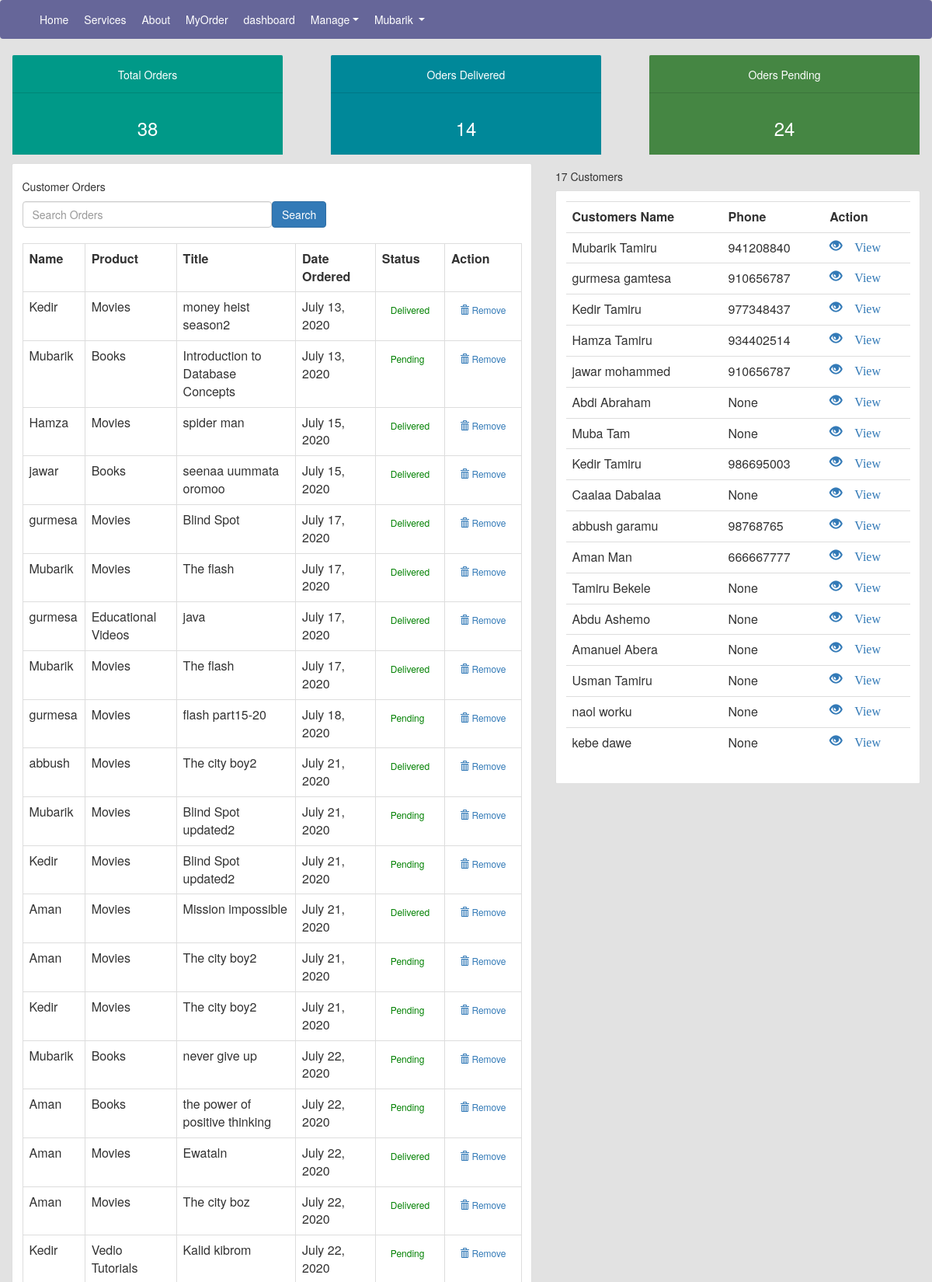
The page /dashboard/ (signed in, upper part) on the database its author committed.
### abmublog/models.py (models this page shows, shortened)
class Order(models.Model):
    STATUS = (
        ('Pending', 'Pending'),
        ('Delivered', 'Delivered'),
    )
    name=models.ForeignKey(User,on_delete=models.CASCADE)
    type=models.ForeignKey(Product,on_delete=models.CASCADE)
    title=models.CharField(max_length=200,null=True)
    status=models.CharField(max_length=200, null=True,choices=STATUS,default='Pending')
    date_created=models.DateTimeField(auto_now_add=True)

class Product(models.Model):
    name=models.CharField(max_length=100,unique=True)
    category=models.CharField(max_length=100)
    def __str__(self):
        return self.name

class Profile(models.Model):
    user=models.OneToOneField(User,on_delete=models.CASCADE, related_name='userprofile')
    image=models.ImageField(null=True,blank=True,default="male2.png")
    address = models.CharField(null=True,blank=True, max_length=100)
    gender = models.CharField(null=True,blank=True, max_length=100,choices=(('male', 'male'), ('female', 'female')))
    phone = models.IntegerField(null=True,blank=True,)

### abmublog/views.py (the view)
# urls.py: path('dashboard/',views.dashboard,name='dashboard'),
@login_required(login_url='login')
def dashboard(request):
    customers=Profile.objects.all()
    orders=Order.objects.all()
    total_customers=customers.count()
    total_ordes=orders.count()
    Delivered=orders.filter(status='Delivered').count()
    Pending=orders.filter(status='Pending').count()
    context={
             'orders':orders,
             'customers':customers,
             'total_ordes':total_ordes,
            'total_customers':total_customers,
             'Delivered':Delivered,
             'Pending':Pending
}
    return render(request,'abmublog/dashboard.html',context)

### abmublog/templates/abmublog/dashboard.html (shortened to what this page needs)
{% extends 'abmublog/base.html' %}
{% block content %}
{% include 'abmublog/status.html' %}
    <div class="container-fluid">
        <div class="row">
       <div class="col-md-7">
 <div class="card card-body">
     <h5>Customer Orders</h5>
                  <form action="" class="form-inline">
                           <input style="width:50%" type="search" placeholder="Search Orders"
                                  class="form-control" name="q" required="required">
                          <button class="btn btn-primary" type="submit">Search</button>
               </form><br>
                <table class="table table-sm table-bordered" >
                    <tr >
                         <th>Name</th>
                         <th>Product</th>
                         <th>Title</th>
                         <th>Date Ordered</th>
                         <th>Status</th>
                         <th>Action</th>
                    </tr>
                    {% for order in orders %}
                        <tr>
                            <td>{{order.name.first_name}}</td>
                            <td>{{order.type}}</td>
                            <td>{{order.title}}</td>
                            <td>{{order.date_created|date:"F d, Y"}}</td>
                            <td><a style="color:green" class="btn btn-sm btn-link" href="{% url 'order-approve' order.id %}">{{order.status}}</a></td>
                            <td> <a class="btn btn-sm btn-link orderdelete" href="{% url 'deleteorder' order.id %}"><span class="glyphicon glyphicon-trash"></span> Remove</a></td>
                        </tr>
                    {% endfor %}
                </table>
            </div>
        </div>
              <div class="col-md-5">
            <h5>{{total_customers}} Customers</h5>
            <div class="card card-body">
                <table class="table table-sm">
                    <tr style="">
                         <th>Customers Name</th>
                         <th>Phone</th>
                         <th>Action</th>
                    </tr>
                    {% for customer in customers %}
                        <tr>
                            <td>{{customer.user.get_full_name}}</td>
                            <td>{{customer.phone}}</td>
                            <td><a href="{% url 'customer' customer.id %}"><span class="glyphicon glyphicon-eye-open"> View</a></td>
                        </tr>
                    {% endfor %}
                </table>
            </div>
        </div>
    </div>
  </div>
{% endblock %}

### abmublog/templates/abmublog/navbar.html (shortened to what this page needs)
<div class="navbar navbar-expand-lg " style="background:#666699">
    <div class="container-fluid">
        <div class="col-md-12">
        <ul>
                <li ><a class=" nav-link" href="{% url 'homepage' %}">Home</a></li>
                <li> <a class="nav-link" href="#service">Services</a></li>
                 <li><a class="nav-link" href="#about">About</a></li>
   {% if user.is_authenticated %}
               <li class="nav-item"><a class="nav-link" href="{% url 'myorder' %}">MyOrder</a></li>
          {% if request.user.is_staff %}
              <li class="nav-item"><a class="nav-link" href="{% url 'dashboard' %}" >dashboard</a></li>
               <li>
                 <a href="#" class=" dropdown-toggle nav-link" data-toggle="dropdown"
                  role="button" aria-haspopup="true" aria-expanded="false">Manage</a>
            </li>
          {% endif %}
             <li>
                 <a href="#" class=" dropdown-toggle nav-link" data-toggle="dropdown"
                  role="button" aria-haspopup="true" aria-expanded="false">{{user.first_name}} </a>
            </li>
          </ul>
  {% endif %}
</div>
</div>
</div>

### abmublog/static/style.css (style rules this page uses)
* { padding: 0; margin: 0; }
ul { list-style-type: none; margin: 0; padding: 0; overflow: hidden; }
ul li { float: left; }
li a { display: block; color: white; text-align: center; text-decoration: none; }

### rows shown on the page
Order: name.first_name "Kedir", type "Movies", title "money heist season2", date_created "July 13, 2020", status "Delivered"
Order: name.first_name "Mubarik", type "Books", title "Introduction to Database Concepts", date_created "July 13, 2020", status "Pending"
Order: name.first_name "Hamza", type "Movies", title "spider man", date_created "July 15, 2020", status "Delivered"
Order: name.first_name "jawar", type "Books", title "seenaa uummata oromoo", date_created "July 15, 2020", status "Delivered"
Order: name.first_name "gurmesa", type "Movies", title "Blind Spot", date_created "July 17, 2020", status "Delivered"
Order: name.first_name "Mubarik", type "Movies", title "The flash", date_created "July 17, 2020", status "Delivered"
Order: name.first_name "gurmesa", type "Educational Videos", title "java", date_created "July 17, 2020", status "Delivered"
Order: name.first_name "Mubarik", type "Movies", title "The flash", date_created "July 17, 2020", status "Delivered"
Order: name.first_name "gurmesa", type "Movies", title "flash part15-20", date_created "July 18, 2020", status "Pending"
Order: name.first_name "abbush", type "Movies", title "The city boy2", date_created "July 21, 2020", status "Delivered"
Order: name.first_name "Mubarik", type "Movies", title "Blind Spot updated2", date_created "July 21, 2020", status "Pending"
Order: name.first_name "Kedir", type "Movies", title "Blind Spot updated2", date_created "July 21, 2020", status "Pending"
Order: name.first_name "Aman", type "Movies", title "Mission impossible", date_created "July 21, 2020", status "Delivered"
Order: name.first_name "Aman", type "Movies", title "The city boy2", date_created "July 21, 2020", status "Pending"
Order: name.first_name "Kedir", type "Movies", title "The city boy2", date_created "July 21, 2020", status "Pending"
Order: name.first_name "Mubarik", type "Books", title "never give up", date_created "July 22, 2020", status "Pending"
Order: name.first_name "Aman", type "Books", title "the power of positive thinking", date_created "July 22, 2020", status "Pending"
Order: name.first_name "Aman", type "Movies", title "Ewataln", date_created "July 22, 2020", status "Delivered"
Order: name.first_name "Aman", type "Movies", title "The city boz", date_created "July 22, 2020", status "Delivered"
Order: name.first_name "Kedir", type "Vedio Tutorials", title "Kalid kibrom", date_created "July 22, 2020", status "Pending"
Profile: user.get_full_name "Mubarik Tamiru", phone "941208840"
Profile: user.get_full_name "gurmesa gamtesa", phone "910656787"
Profile: user.get_full_name "Kedir Tamiru", phone "977348437"
Profile: user.get_full_name "Hamza Tamiru", phone "934402514"
Profile: user.get_full_name "jawar mohammed", phone "910656787"
Profile: user.get_full_name "Abdi Abraham", phone "None"
Profile: user.get_full_name "Muba Tam", phone "None"
Profile: user.get_full_name "Kedir Tamiru", phone "986695003"
Profile: user.get_full_name "Caalaa Dabalaa", phone "None"
Profile: user.get_full_name "abbush garamu", phone "98768765"
Profile: user.get_full_name "Aman Man", phone "666667777"
Profile: user.get_full_name "Tamiru Bekele", phone "None"
Profile: user.get_full_name "Abdu Ashemo", phone "None"
Profile: user.get_full_name "Amanuel Abera", phone "None"
Profile: user.get_full_name "Usman Tamiru", phone "None"
Profile: user.get_full_name "naol worku", phone "None"
Profile: user.get_full_name "kebe dawe", phone "None"

### other values the page prints
{{ user.first_name }} "Mubarik"
{{ total_ordes }} "38"
{{ Delivered }} "14"
{{ Pending }} "24"
{{ total_customers }} "17"
